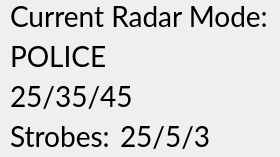
<?xml version="1.0" encoding="UTF-8"?>
<ui version="4.0">
 <class>HNS_Radar_Info_Widget</class>
 <widget class="QWidget" name="HNS_Radar_Info_Widget">
  <property name="geometry">
   <rect>
    <x>0</x>
    <y>0</y>
    <width>280</width>
    <height>157</height>
   </rect>
  </property>
  <property name="windowTitle">
   <string>Form</string>
  </property>
  <widget class="QLabel" name="LBL_Radar_Mode_Title">
   <property name="geometry">
    <rect>
     <x>10</x>
     <y>0</y>
     <width>261</width>
     <height>31</height>
    </rect>
   </property>
   <property name="font">
    <font>
     <family>Lato</family>
     <pointsize>21</pointsize>
    </font>
   </property>
   <property name="text">
    <string>Current Radar Mode:</string>
   </property>
  </widget>
  <widget class="QLabel" name="LBL_Radar_Mode">
   <property name="geometry">
    <rect>
     <x>10</x>
     <y>40</y>
     <width>261</width>
     <height>31</height>
    </rect>
   </property>
   <property name="font">
    <font>
     <family>Lato</family>
     <pointsize>21</pointsize>
    </font>
   </property>
   <property name="text">
    <string>POLICE</string>
   </property>
  </widget>
  <widget class="QLabel" name="LBL_Radar_Info">
   <property name="geometry">
    <rect>
     <x>10</x>
     <y>80</y>
     <width>261</width>
     <height>31</height>
    </rect>
   </property>
   <property name="font">
    <font>
     <family>Lato</family>
     <pointsize>21</pointsize>
    </font>
   </property>
   <property name="text">
    <string>25/35/45</string>
   </property>
  </widget>
  <widget class="QLabel" name="LBL_Strobe_Title">
   <property name="geometry">
    <rect>
     <x>10</x>
     <y>120</y>
     <width>101</width>
     <height>31</height>
    </rect>
   </property>
   <property name="font">
    <font>
     <family>Lato</family>
     <pointsize>21</pointsize>
    </font>
   </property>
   <property name="text">
    <string>Strobes:</string>
   </property>
  </widget>
  <widget class="QLabel" name="LBL_Strobe_Info">
   <property name="geometry">
    <rect>
     <x>120</x>
     <y>120</y>
     <width>161</width>
     <height>31</height>
    </rect>
   </property>
   <property name="font">
    <font>
     <family>Lato</family>
     <pointsize>21</pointsize>
    </font>
   </property>
   <property name="text">
    <string>25/5/3</string>
   </property>
  </widget>
 </widget>
 <resources/>
 <connections/>
</ui>
